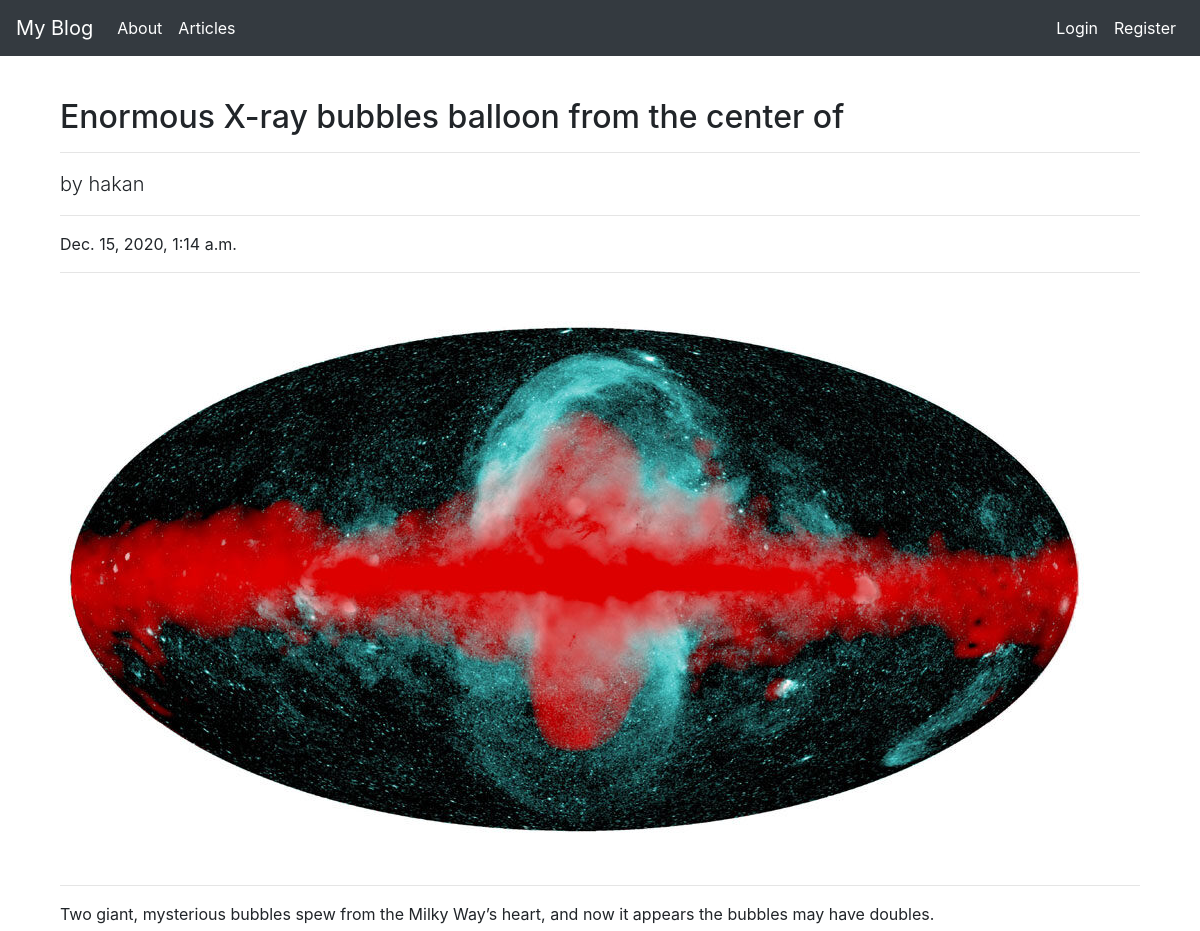
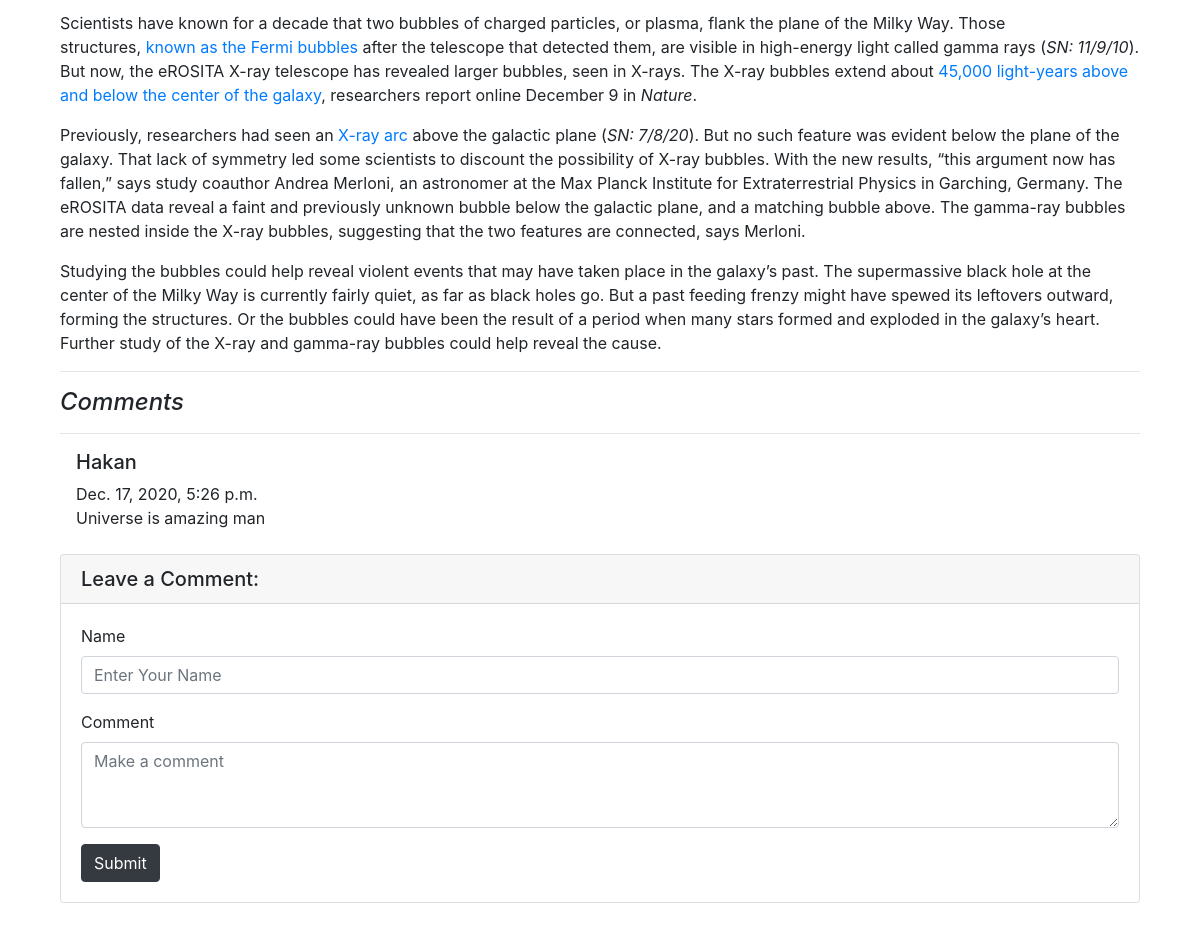
/articles/article/17, run on the app's committed database (2 pictures, top to bottom).
### article/models.py (models this page shows, shortened)
class Article(models.Model):
    author = models.ForeignKey("auth.User",on_delete = models.CASCADE) #on_delete yazar silinirse makaleyide sil demek
    title = models.CharField(max_length=50)
    content = RichTextField()
    created_date = models.DateTimeField(auto_now_add=True) #biz zaman vermiyoruz veri eklendiği anki zamanı kendisi oto verir
    article_image = models.FileField(blank = True,null= True,verbose_name="Add image to article") #doluda olabilir boşta olabilir.

class Comment(models.Model):
    article = models.ForeignKey(Article,on_delete = models.CASCADE,verbose_name="Article",related_name="comments")
    comment_author = models.CharField(max_length=500,verbose_name="Name")
    comment_content = models.CharField(max_length=500,verbose_name="Comment")
    comment_date = models.DateTimeField(auto_now_add=True)
    class Meta:
        ordering = ['-comment_date']

### article/views.py (the view)
# urls.py: path('article/<int:id>',views.detail,name = "detail"),
def detail(request,id):
    article = get_object_or_404(Article,id = id) #varsa değeri yoksa 404 sayfasını döndürecek
    comments = article.comments.all() #article'ın ilişkili olduğu comment'lerin hepisini alıyoruz.
    return render(request,"detail.html",{"article":article,"comments":comments})

### templates/detail.html (shortened to what this page needs)
{% extends "layout.html" %}
{% block body %}
<div class="container">
<div class="row">
    <div class="col">
      <h2 class="mt-4">{{article.title}}</h2>
      <hr>
      <p class="lead">
        by
        {{article.author.username}}
      </p>
      <hr>
      <p>{{article.created_date}}</p>
      <hr>
    {% if article.article_image %}
    <img class="img-fluid rounded" src="{{article.article_image.url}}" alt="">
    {% endif %}
    <hr>
      <p class="lead">
        {{article.content|safe}}
      </p>
      <hr>
    <h4><i>Comments</i></h4>
    <hr>
    {% if comments %}
    {% for comment in comments %}
    <div class="media mb-4">
    <div class="media-body">
    <h5 class="mt-0">{{comment.comment_author}}</h5>
    {{comment.comment_date}}
    <br>
    {{comment.comment_content}}
    </div>
    </div>
    {% endfor %}
    {% else %}
    <div class = "alert alert-warning">
    There is no comments in this article yet. Wanna make the first one ?
    </div>
    {% endif %}
     <div class="card my-4">
        <h5 class="card-header">Leave a Comment:</h5>
        <div class="card-body">
          <form method="post" action = "{% url 'article:comment' article.id %}">
          <div class="form-group">
          <label for="exampleInputEmail1">Name</label>
          <input name="comment_author" type="text" class="form-control" id="exampleInputEmail1" aria-describedby="emailHelp" placeholder="Enter Your Name">
          </div>
          <div class="form-group">
          <label for="formGroupExampleInput">Comment</label>
          <textarea name="comment_content" placeholder="Make a comment" class="form-control" rows="3"></textarea>
          </div>
          <button type="submit" class="btn btn-dark">Submit</button>
          </form>
        </div>
      </div>
        </div>
      </div>
      </div>
{% endblock body %}

### data on the page
Article: title "Enormous X-ray bubbles balloon from the center of", author.username "hakan", created_date "Dec. 15, 2020, 1:14 a.m.", article_image (picture), content "Two giant, mysterious bubbles spew from the Milky Way’s heart, and now it appears the bubbles may have doubles. Scientists have known for a decade that two bubbles of charged particles, or plasma, flank the plane of the Milky Way. Those structures, known as the Fermi bubbles after the telescope that detected them, are visible in high-energy light called gamma rays ( SN: 11/9/10 ). But now, the eROSITA X-ray telescope has revealed larger bubbles, seen in X-rays. The X-ray bubbles extend about 45,000 light-years above and below the center of the galaxy , researchers report online December 9 in Nature . Previously, researchers had seen an X-ray arc above the galactic plane ( SN: 7/8/20 ). But…"
Comment: comment_author "Hakan", comment_date "Dec. 17, 2020, 5:26 p.m.", comment_content "Universe is amazing man"
